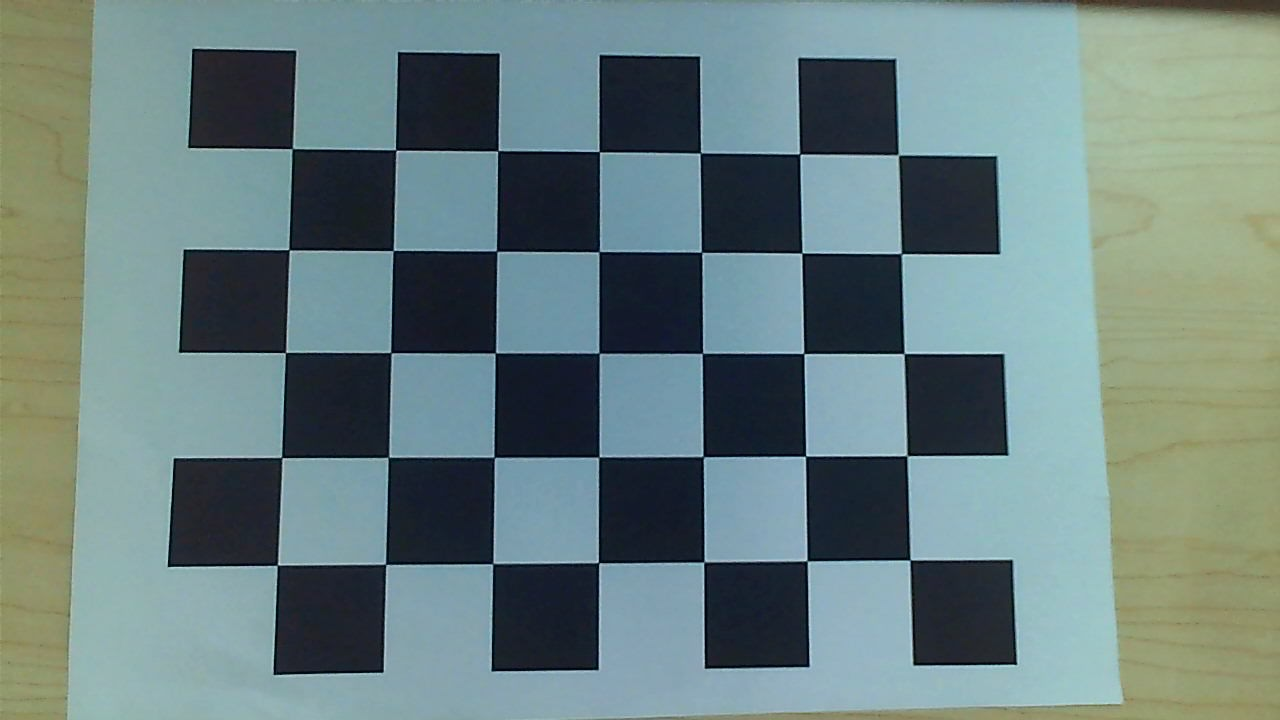
#> input picture imgs/1.jpg, 1280 x 720 px; its folder holds 6 pictures in this run
$ python calb.py   (Python 2 division)
#> lines starting #> are read from the running program, lines starting #| are printed output that depends on the picture; after the words box and inside, x2 and y2 are one past the last pixel; in counts of white or black regions, pixels touching at a corner belong together

import numpy as np
import cv2
import glob

# termination criteria
criteria = (cv2.TERM_CRITERIA_EPS + cv2.TERM_CRITERIA_MAX_ITER, 30, 0.001)

# prepare object points, like (0,0,0), (1,0,0), (2,0,0) ....,(6,5,0)
objp = np.zeros((7*5,3), np.float32)
objp[:,:2] = np.mgrid[0:5,0:7].T.reshape(-1,2)

# Arrays to store object points and image points from all the images.
objpoints = [] # 3d point in real world space
imgpoints = [] # 2d points in image plane.

images = glob.glob('imgs/*.jpg')[:15]
print images

pattern = (5,7)
for fname in images:
    print fname
    img = cv2.imread(fname)
#> img is the input picture: shape (720, 1280, 3); mean B, G, R 127.6, 128.4, 107.2
    gray = cv2.cvtColor(img,cv2.COLOR_BGR2GRAY)
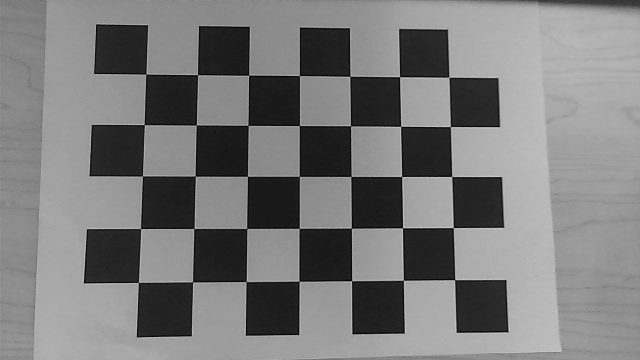
#> gray: shape (720, 1280) (shown at 1/2 size); min 1, max 231, mean 122
    print gray.shape
#| (720, 1280)

    # Find the chess board corners
    ret, corners = cv2.findChessboardCorners(gray, (5,7),None)
#> ret = True; corners = 35 rows, first 8: [898.5, 154.8], [902, 254.5], [904.2, 353.7], [906.4, 455.2], [910, 560], [799.9, 154], [802, 253], [803.5, 353.2]
    print ret
#| True

    # If found, add object points, image points (after refining them)
    if ret == True:
        objpoints.append(objp)
        corners2 = cv2.cornerSubPix(gray,corners,(30,30),(-1,-1),criteria)
#> corners2 = 35 rows, first 8: [898.3, 154.8], [901.3, 253.7], [904.1, 353.5], [906.8, 455.7], [909.9, 559.9], [799.6, 154], [801.9, 253], [803.8, 353.5]
        imgpoints.append(corners2)
        # Draw and display the corners
        img = cv2.drawChessboardCorners(img, (5,7), corners2,ret)
#> img: shape (720, 1280, 3); 2.05% of pixels changed, all inside (x1, y1, x2, y2) = (271, 143, 917, 572)
        cv2.imshow('img',img)
        cv2.waitKey(5)
#> pass 2 of the loop `for fname in images:`:
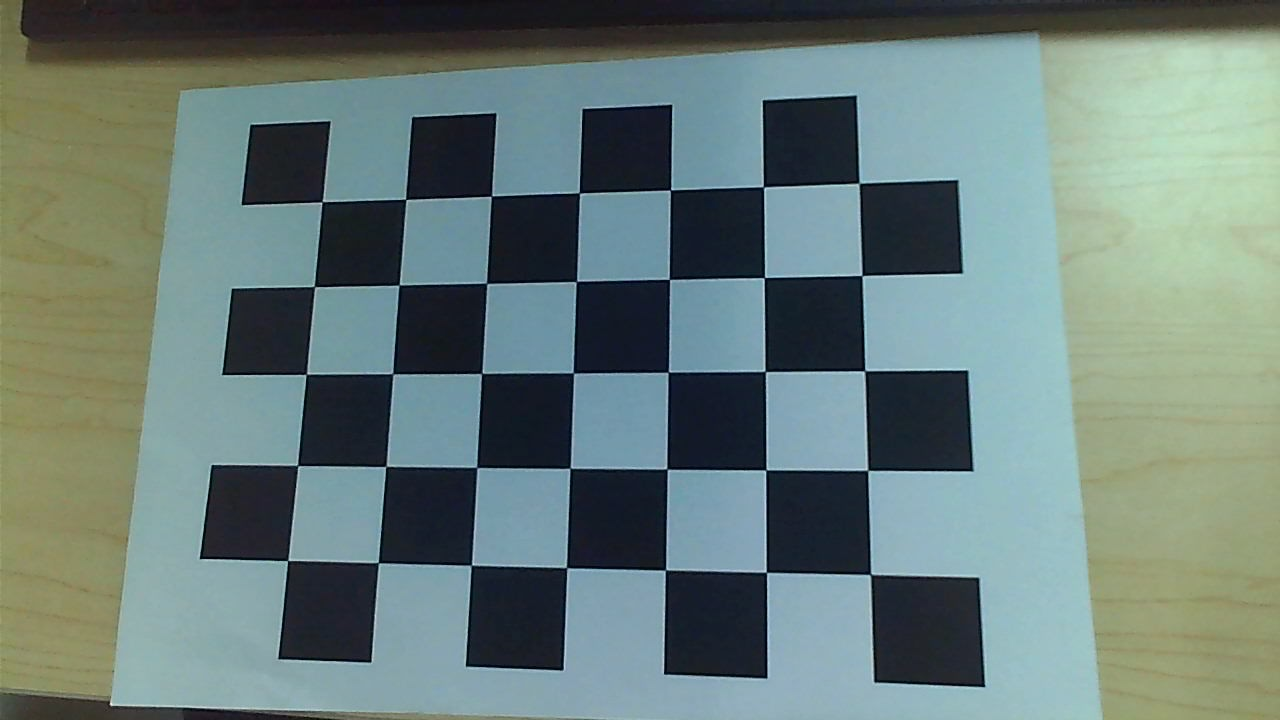
#> input picture imgs/10.jpg, 1280 x 720 px
#> img is the input picture: shape (720, 1280, 3); mean B, G, R 120.7, 124.6, 106
#> `gray = cv2.cvtColor(img,cv2.COLOR_BGR2GRAY)`:
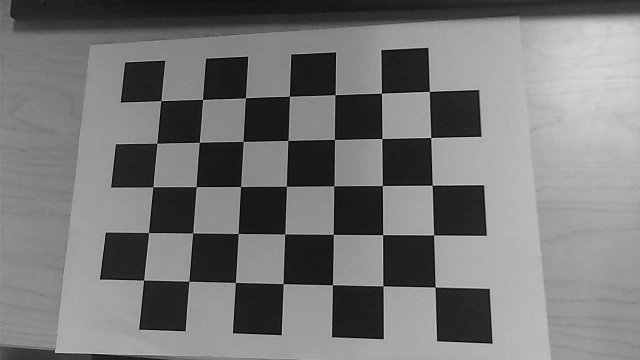
#> gray: shape (720, 1280) (shown at 1/2 size); min 1, max 245, mean 118.6
#| (720, 1280)
#> corners = 35 rows, first 8: [859, 183.3], [861.8, 275.7], [864.7, 370.7], [867.6, 470.3], [870.5, 574.3], [763.5, 187.1], [764.4, 277.6], [765.3, 371.4]
#| True
#> corners2 = 35 rows, first 8: [859.2, 183.3], [862, 275.5], [864.8, 370.7], [867.7, 470.4], [870.6, 574.5], [763.5, 186.7], [764.4, 277.5], [765.2, 371.6]
#> `img = cv2.drawChessboardCorners(img, (5,7), corners2,ret)`:
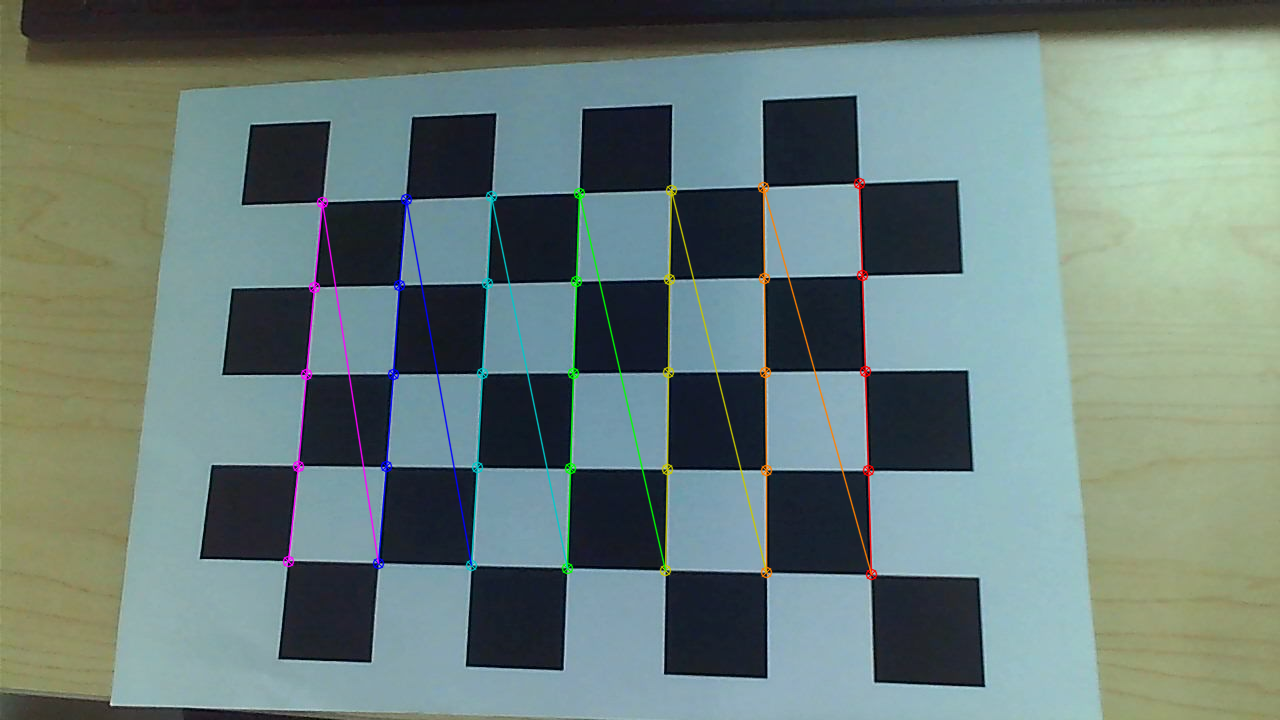
#> img: shape (720, 1280, 3); 1.9% of pixels changed, all inside (x1, y1, x2, y2) = (282, 177, 878, 581)
#> pass 3 of the loop `for fname in images:`:
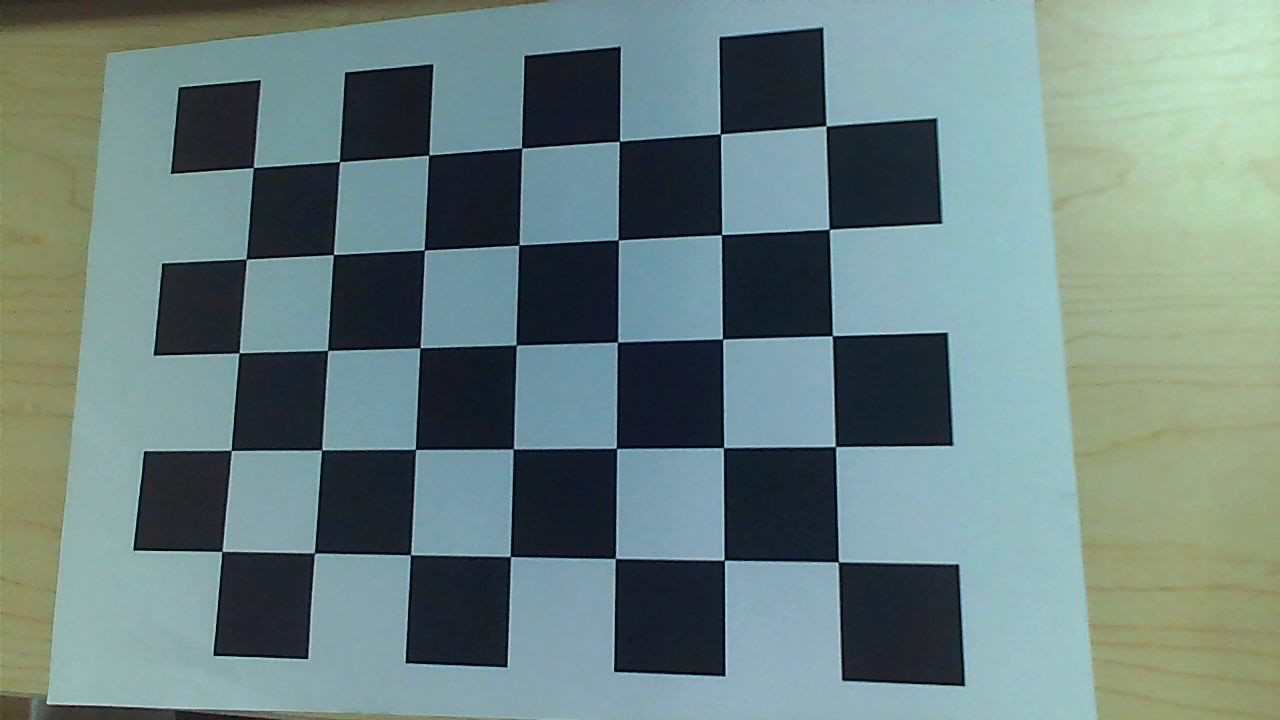
#> input picture imgs/11.jpg, 1280 x 720 px
#> img is the input picture: shape (720, 1280, 3); mean B, G, R 128, 130, 108.2
#> `gray = cv2.cvtColor(img,cv2.COLOR_BGR2GRAY)`:
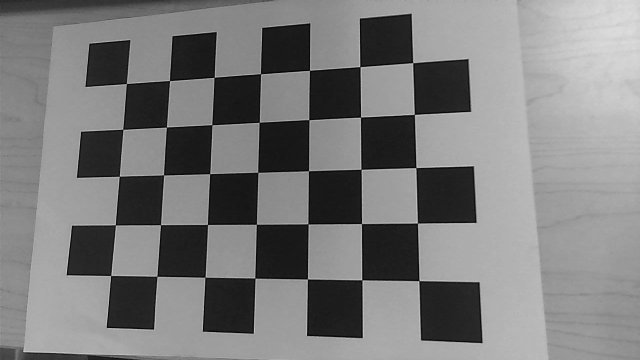
#> gray: shape (720, 1280) (shown at 1/2 size); min 1, max 225, mean 123.3
#| (720, 1280)
#> corners = 35 rows, first 8: [826, 126], [829.4, 229.2], [832.1, 335.8], [835.1, 446.3], [838.7, 561.5], [720.4, 134.2], [721.5, 234.7], [722.3, 338.9]
#| True
#> corners2 = 35 rows, first 8: [825.9, 125.9], [829.2, 229.2], [832.3, 335.7], [835.4, 446.6], [838.3, 561.8], [720.4, 133.8], [721.6, 234.7], [722.5, 338.9]
#> `img = cv2.drawChessboardCorners(img, (5,7), corners2,ret)`:
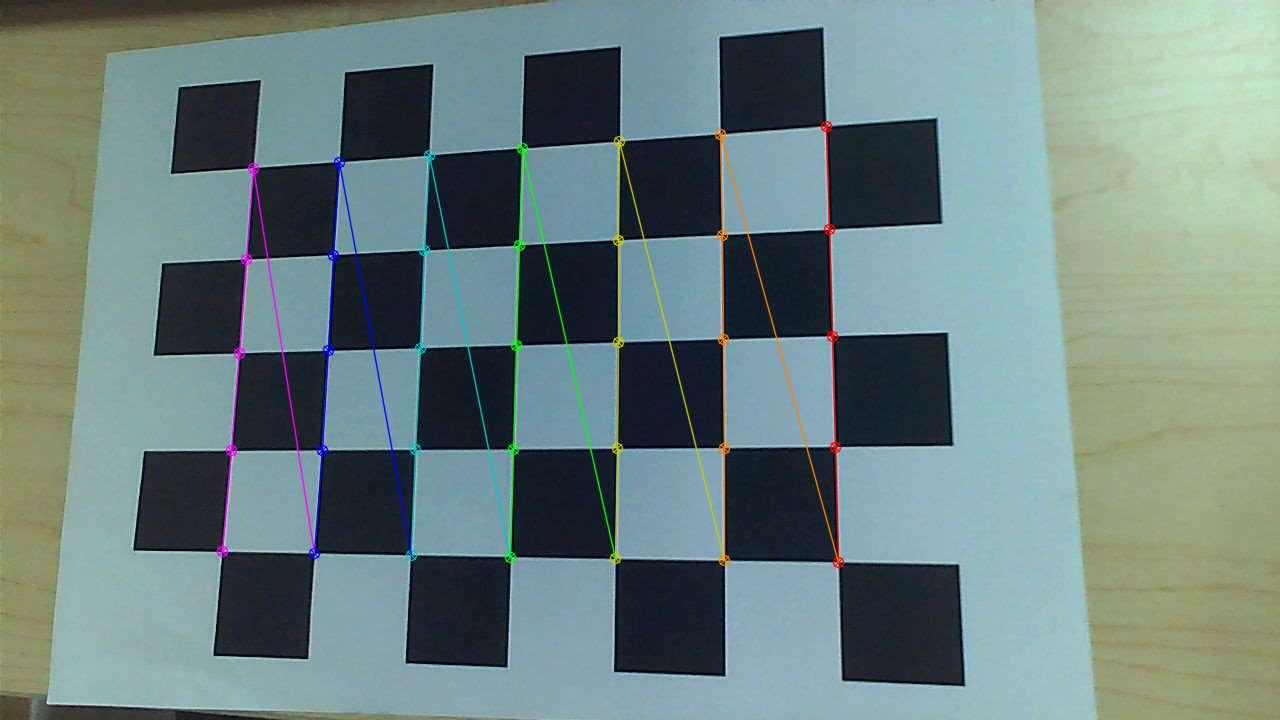
#> img: shape (720, 1280, 3); 2.04% of pixels changed, all inside (x1, y1, x2, y2) = (216, 120, 845, 569)
#> the loop made 6 passes; the first 3 are shown
cv2.destroyAllWindows()

ret, mtx, dist, rvecs, tvecs = cv2.calibrateCamera(objpoints, imgpoints, gray.shape[::-1],None,None)
print 'ret:', ret
print 'mtx:', mtx
print 'dist:', dist
print 'rvecs:',rvecs
print 'tvecs:',tvecs

#
imx = cv2.imread('imgs/7.jpg')
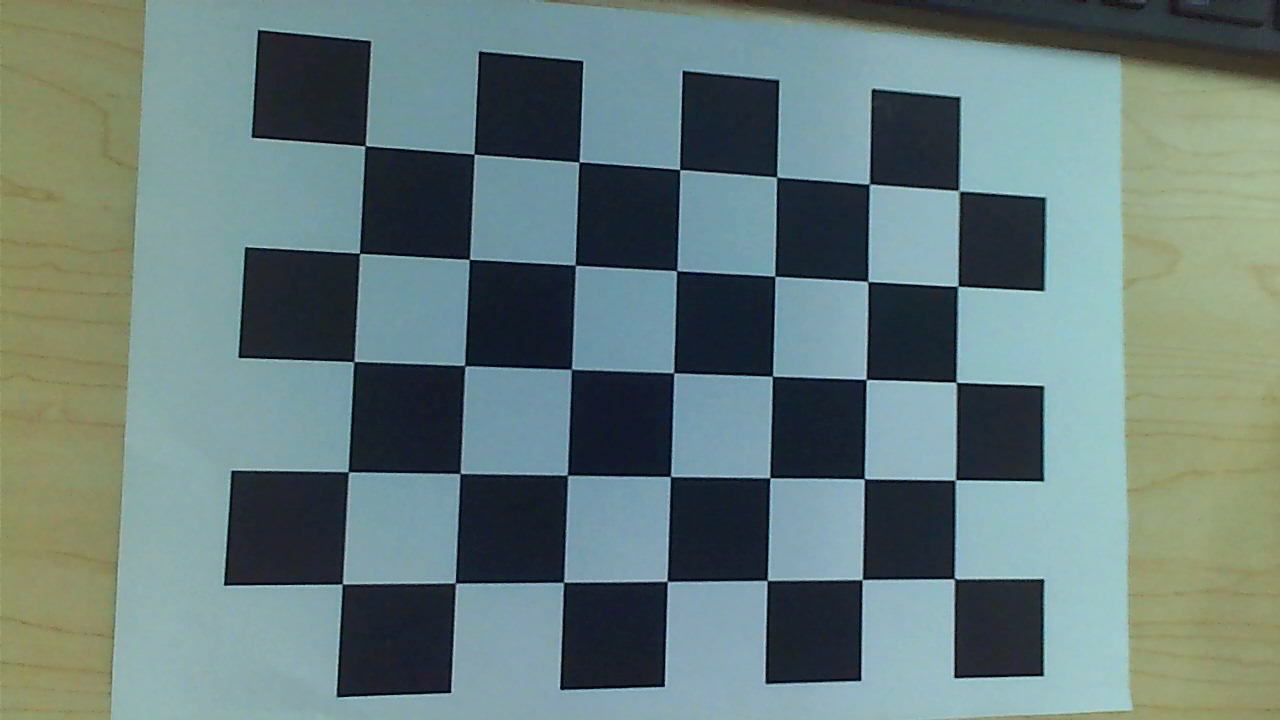
#> input picture imgs/7.jpg, 1280 x 720 px
#> imx is the input picture: shape (720, 1280, 3); mean B, G, R 122.7, 124.6, 104.1
h,w,_ = imx.shape
newcameramtx, roi = cv2.getOptimalNewCameraMatrix(mtx,dist, (w,h),1,(w,h))
#### 1
#undistort
dst = cv2.undistort(imx, mtx, dist, None, newcameramtx)
# crop
x,y,w,h = roi
dst = dst[y:y+h, x:x+w]
#> dst: shape (693, 1254, 3)
#cv2.imwrite('al.png',dst)

#### 2
# undistort
mapx,mapy = cv2.initUndistortRectifyMap(mtx,dist,None,newcameramtx,(w,h),5)
dst = cv2.remap(imx,mapx,mapy,cv2.INTER_LINEAR)

# crop the image
x,y,w,h = roi
dst = dst[y:y+h, x:x+w]
#> dst: shape (683, 1242, 3)
cv2.imwrite('a2.png',dst)

mean_error = 0
for i in xrange(len(objpoints)):
    imgpoints2, _ = cv2.projectPoints(objpoints[i], rvecs[i], tvecs[i], mtx, dist)
    error = cv2.norm(imgpoints[i],imgpoints2, cv2.NORM_L2)/len(imgpoints2)
    mean_error += error

print "total error: ", mean_error/len(objpoints)

# [6 lines left out: function draw, not called in this run]

axis = np.float32([[3,0,0], [0,3,0], [0,0,-3]]).reshape(-1,3)

# draw cube
axis = np.float32([[0,0,0], [0,3,0], [3,3,0], [3,0,0],
                   [0,0,-3],[0,3,-3],[3,3,-3],[3,0,-3] ])
def draw(img, corners, imgpts):
    imgpts = np.int32(imgpts).reshape(-1,2)

    # draw ground floor in green
    img = cv2.drawContours(img, [imgpts[:4]],-1,(0,255,0),-3)

    # draw pillars in blue color
    for i,j in zip(range(4),range(4,8)):
        img = cv2.line(img, tuple(imgpts[i]), tuple(imgpts[j]),(255),3)

    # draw top layer in red color
    img = cv2.drawContours(img, [imgpts[4:]],-1,(0,0,255),3)

    return img


def projet(fname):
#> called with fname = 'imgs/19.jpg'
    img = cv2.imread(fname)
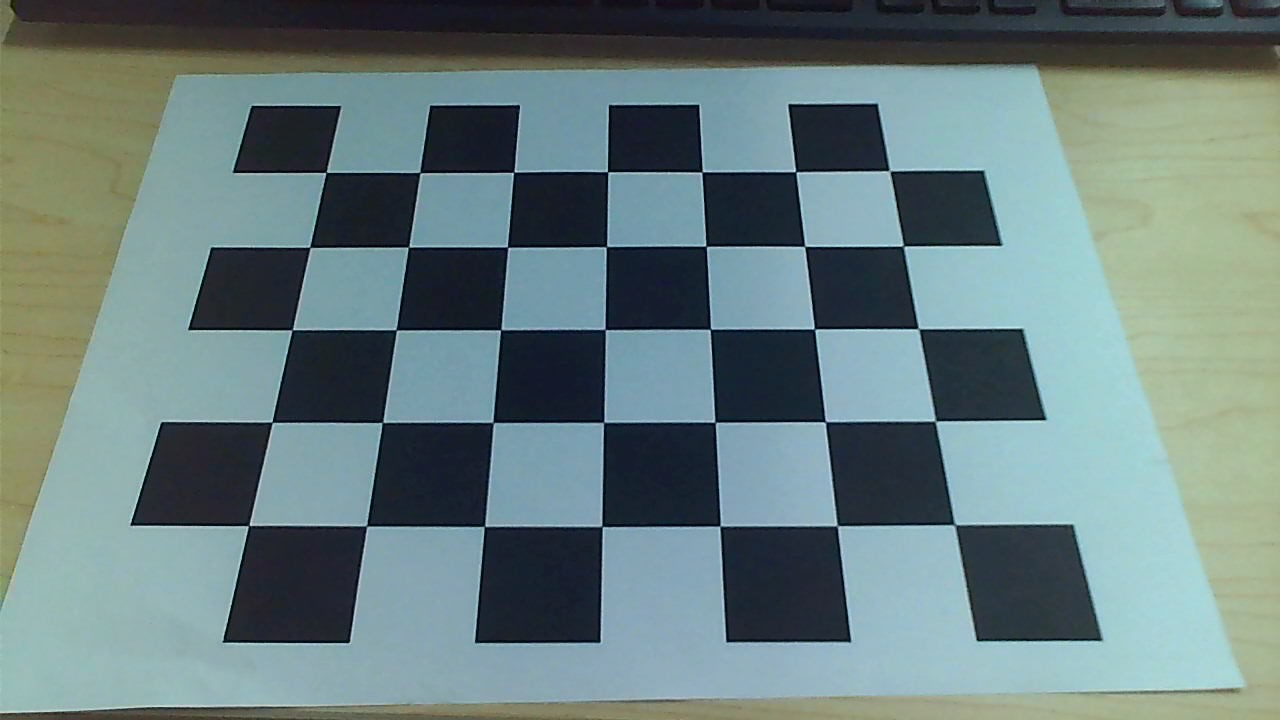
#> input picture imgs/19.jpg, 1280 x 720 px
#> img is the input picture: shape (720, 1280, 3); mean B, G, R 126.4, 126.3, 105.8
    gray = cv2.cvtColor(img,cv2.COLOR_BGR2GRAY)
    ret, corners = cv2.findChessboardCorners(gray, (5,7),None)

    if ret == True:
        corners2 = cv2.cornerSubPix(gray,corners,(30,30),(-1,-1),criteria)
        print corners2.shape, objp.shape
#| (35, 1, 2) (35, 3)

        # Find the rotation and translation vectors.
        retx ,_rvecs, _tvecs, inliers = cv2.solvePnPRansac(objp, corners2, mtx, dist)

        # project 3D points to image plane
        imgpts, jac = cv2.projectPoints(axis, _rvecs, _tvecs, mtx, dist)

        img = draw(img,corners2,imgpts)
#> in draw, `img = cv2.drawContours(img, [imgpts[4:]],-1,(0,0,255),3)`:
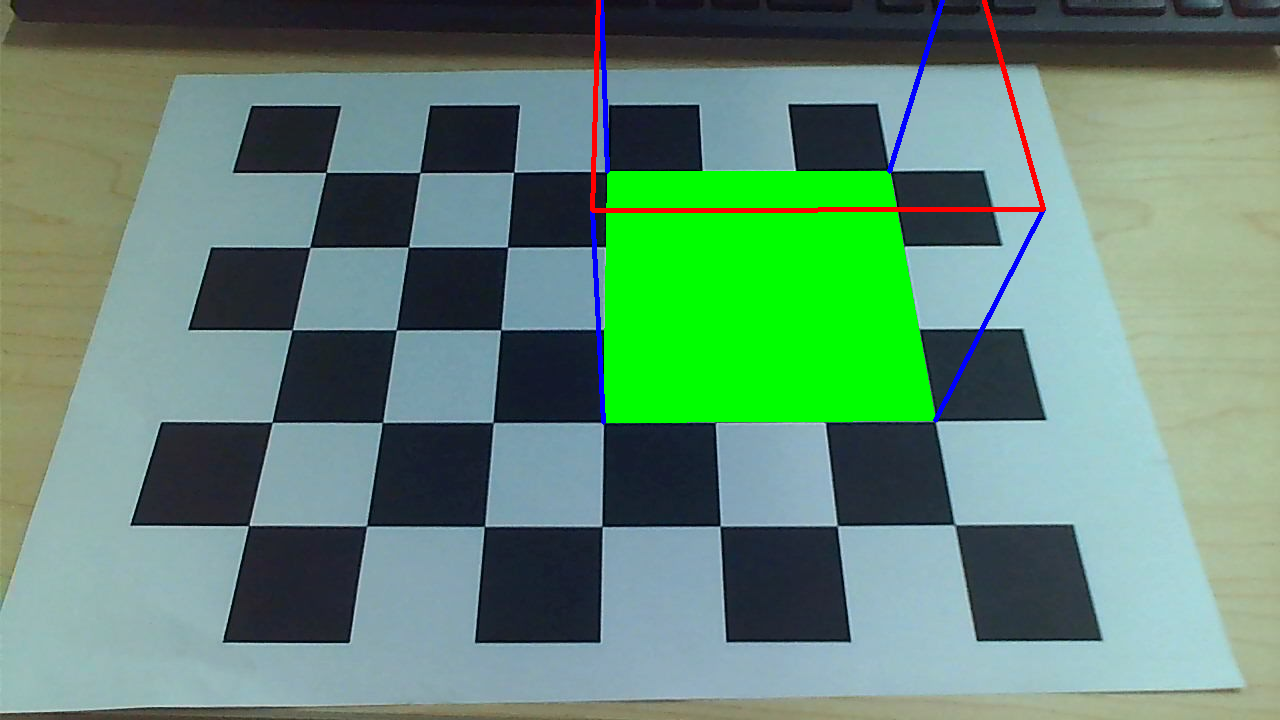
#> img: shape (720, 1280, 3); mean B, G, R 116.2, 137.2, 99.2
        cv2.imshow('img',img)
        k = cv2.waitKey(0) & 0xff
#> (key Esc is pressed here)
        print k
        if k == ord('s'):
            cv2.imwrite(fname[:-4]+'_.png', img)
        cv2.destroyAllWindows()
projet('imgs/19.jpg')
